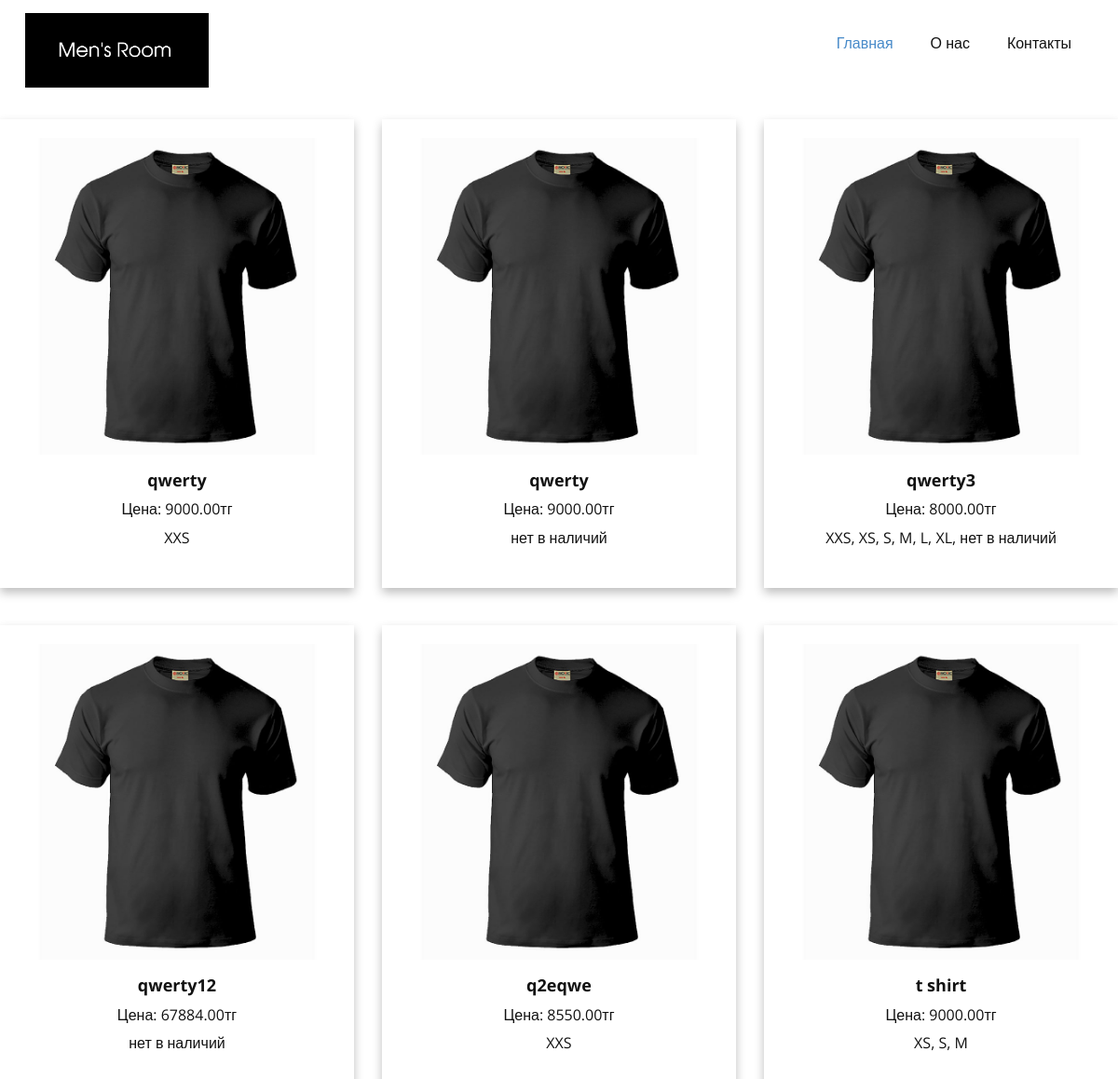
/clothing, run on the app's committed database.
### main/models.py (models this page shows, shortened)
class Clothing(models.Model):
    name = models.CharField(max_length=2550)
    image = models.ImageField(upload_to='test1/clothing')
    size = MultiSelectField(choices=(('XXS', 'XXS'), ('XS', 'XS'), ('S', 'S'), ('M', 'M'), ('L', 'L'), ('XL', 'XL'), ('нет в наличий', 'нет в наличий')), max_length=200)
    price = models.DecimalField(max_digits=150, decimal_places=2)

### main/views.py (the view)
# urls.py: path('clothing', views.clothing, name='clothing'),
def clothing(request):
    clothing_list = Clothing.objects.all()
    if request.GET:
        form = ClothingFilterForm(request.GET)
        if form.is_valid():
            sizes = form.cleaned_data['sizes']
            price_min = form.cleaned_data['price_min']
            price_max = form.cleaned_data['price_max']
            if sizes:
                clothing_list = clothing_list.filter(size__contains=sizes)
            if price_min:
                clothing_list = clothing_list.filter(price__gte=price_min)
            if price_max:
                clothing_list = clothing_list.filter(price__lte=price_max)
    else:
        form = ClothingFilterForm()
    return render(request, 'clothing.html', {'clothing_list': clothing_list, 'form': form})

### main/templates/clothing.html
{% extends 'navbar.html' %}
{% block content %}
    {% for clothing in clothing_list %}
        {% if forloop.counter0|divisibleby:3 %}
            <div class="container">
        {% endif %}
        <div class="item">
            <img class="clothing-image" src="{{ clothing.image.url }}" alt="{{ clothing.name }} image">
            <p class="name">{{ clothing.name }}</p>
            <p>Цена: {{ clothing.price }}тг</p>
            <p>{{ clothing.size }}</p>
        </div>
        {% if forloop.counter|divisibleby:3 or forloop.last %}
            </div>
        {% endif %}
    {% empty %}
        <p>Нет товаров, удовлетворяющих заданны следующим критериям</p>
    {% endfor %}
{% endblock %}

### main/templates/navbar.html (shortened to what this page needs)
{% load static %}
<!DOCTYPE html>
<html style="font-size: 16px;" lang="ru"><head>
    <link rel="stylesheet" href="{% static 'main/css/nicepage.css' %}">
    <link rel="stylesheet" href="{% static 'main/css/Главная.css' %}">
    <link rel="stylesheet" href="{% static 'main/css/intlTelInput.css' %}">
    <link rel="stylesheet" href="{% static 'main/css/catalog.css' %}">
  <meta data-intl-tel-input-cdn-path="intlTelInput/"></head>
  <body data-home-page="Главная.html" data-home-page-title="Главная" class="u-body u-xl-mode" data-lang="ru"><header class="u-clearfix u-header u-header" id="sec-1291"><div class="u-clearfix u-sheet u-sheet-1">
        <nav class="u-menu u-menu-one-level u-offcanvas u-menu-1">
          <div class="u-custom-menu u-nav-container">
            <ul class="u-nav u-unstyled u-nav-1"><li class="u-nav-item"><a class="u-button-style u-nav-link u-text-active-palette-1-base u-text-hover-palette-2-base" href="/" style="padding: 10px 20px;">Главная</a>
</li><li class="u-nav-item"><a class="u-button-style u-nav-link u-text-active-palette-1-base u-text-hover-palette-2-base" href="О-нас.html" style="padding: 10px 20px;">О нас</a>
</li><li class="u-nav-item"><a class="u-button-style u-nav-link u-text-active-palette-1-base u-text-hover-palette-2-base" href="Контакты.html" style="padding: 10px 20px;">Контакты</a>
</li></ul>
          </div>
        </nav>
       <img class="u-image u-image-contain u-image-default u-image-1" src="{% static 'main/images/image1.png' %}" alt="" data-image-width="584" data-image-height="191">
      </div></header>
      {% block content %}
      {% endblock %}

### main/static/main/css/catalog.css (style rules this page uses)
.container { display: flex; flex-wrap: wrap; justify-content: space-between; max-width: 1200px; margin: 0 auto; height: max-content; }
.item { width: calc(33.33% - 20px); margin-bottom: 40px; box-shadow: 0px 5px 10px rgba(0, 0, 0, 0.26); padding: 20px; text-align: center; height: 100%; }
.item img { max-width: 100%; width: 100%; height: auto; }
.item p { margin-top: 10px; font-size: 16px; display: block; text-align: center; }
.item .name { font-weight: bold; }
.item p:not(:first-child) { margin-top: 5px; }
.item p:nth-child(2), .item p:nth-child(3) { margin-bottom: 5px; }
.item p { flex-basis: 100%; padding: 0 10px; }
.item .name { font-size: 18px; }

### data on the page
Clothing: image (picture), name "qwerty", price "9000.00", size "XXS"
Clothing: image (picture), name "qwerty", price "9000.00", size "нет в наличий"
Clothing: image (picture), name "qwerty3", price "8000.00", size "XXS, XS, S, M, L, XL, нет в наличий"
Clothing: image (picture), name "qwerty12", price "67884.00", size "нет в наличий"
Clothing: image (picture), name "q2eqwe", price "8550.00", size "XXS"
Clothing: image (picture), name "t shirt", price "9000.00", size "XS, S, M"
